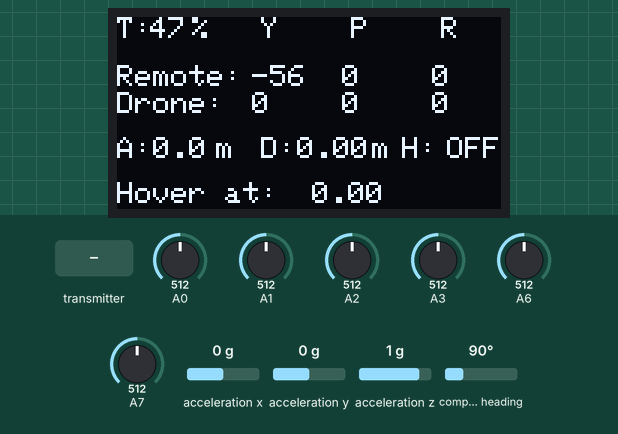
A sketch run on a simulated Arduino Nano, built with avr-gcc and run on an emulated ATmega328P. Shown: 128×64 one-colour display. The inputs (shaded band) are chosen by the test bench; at power-on: acceleration x 0 g, A0 = 512, A1 = 512, A2 = 512, A3 = 512, A6 = 512, A7 = 512, acceleration y 0 g, acceleration z 1 g, compass heading 90°. No radio packets arrive unless stated; what the sketch prints to the serial monitor is not drawn.

Above: at 1.77 s.
1.8 s: acceleration x set to -1.4 g
At 1.9 s:
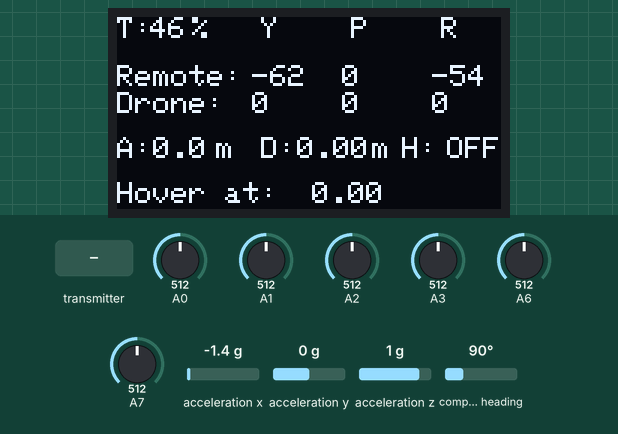
3.3 s: A0 set to 716
At 3.36 s:
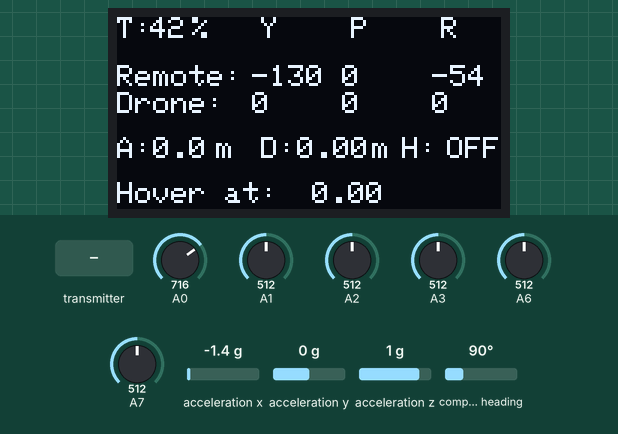
4.8 s: the transmitter starts sending distance_from_ground = 50
At 4.87 s:
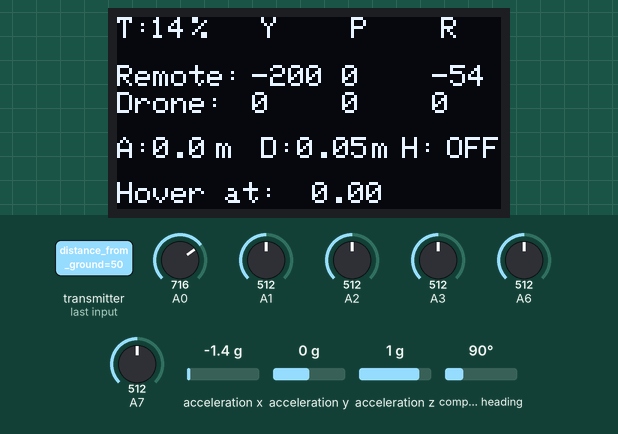
6.3 s: A1 set to 716
At 6.38 s:
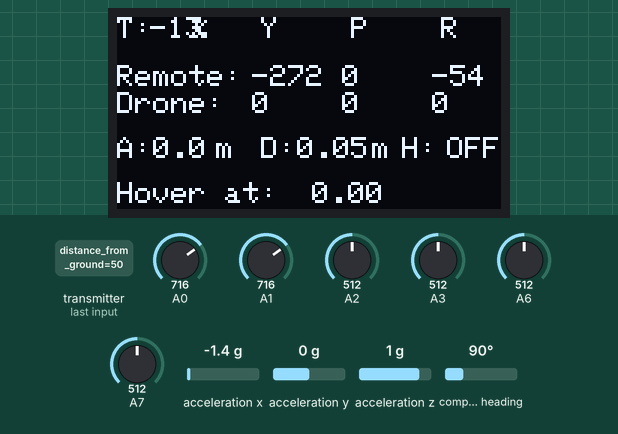
7.8 s: A2 set to 716
At 7.89 s:
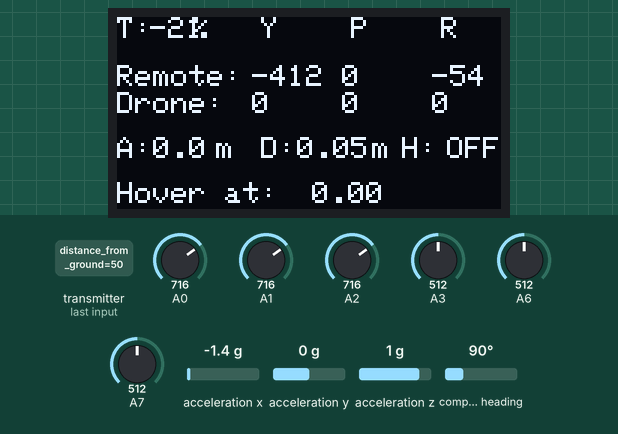
9.3 s: the transmitter starts sending droneyaw = 25
At 9.36 s:
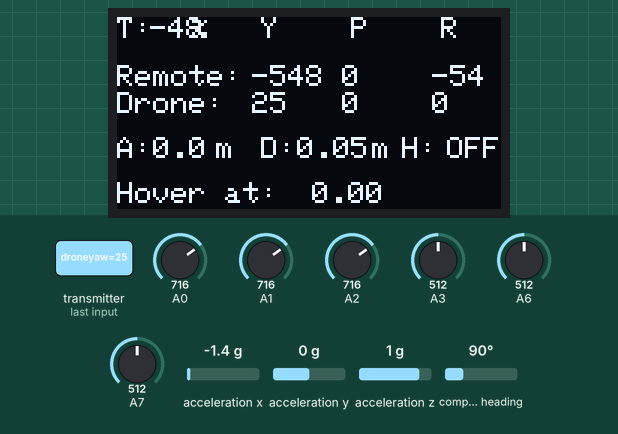

The sketch:

Remote_Controller.ino
```cpp
#include <SPI.h>
#include <nRF24L01.h>
#include <RF24.h>
#include <Wire.h>
#include <Adafruit_Sensor.h>
#include <Adafruit_BNO055.h>
#include <utility/imumaths.h>
#include <Adafruit_GFX.h>
#include <Adafruit_SSD1306.h>

#define SCREEN_WIDTH 128 // OLED display width, in pixels
#define SCREEN_HEIGHT 64 // OLED display height, in pixels
#define OLED_RESET     -1 // Reset pin # (or -1 if sharing Arduino reset pin)
#define SCREEN_ADDRESS 0x3C
Adafruit_SSD1306 display(SCREEN_WIDTH, SCREEN_HEIGHT, &Wire, OLED_RESET);
RF24 radio(7, 8); // CE, CSN
Adafruit_BNO055 bno = Adafruit_BNO055(55, 0x28);
const byte address[6] = "00001";
const byte address2[6] = "00011";
// Max size of this struct is 32 bytes - NRF24L01 buffer limit
struct Data_Package {
  float yaw = 0;
  float roll = 0;
  float pitch = 0;
  float throttle = 0;
  boolean button1 = false;
  boolean button2 = false;
  boolean button3 = false;
};

struct Data_Package2 {
  float droneyaw;
  float dronepitch;
  float droneroll;
  float Altitude;
  float distance_from_ground;
  float hover_distance_from_ground;
};
Data_Package2 data2; //Create a variable with the above structure

float yaw;
float syaw = 0;
float tempx,x,y,z=0;
double test;
Data_Package data; // Create a variable with the above structure
int pb = 0;
int pbprev = 0;
int AltOn = 0;
float check;
float altadj;
int count=0;
int c = 0;
float stickroll;
float stickpitch;
float stickyaw;
float stickthrottle;
float throttle;
float pitch;
float roll;
float potenthrottle;
float b1,b2,b3,prevb1,prevb2,prevb3;
boolean button1,button2,button3;

void setup() {
  Serial.begin(115200);
  radio.begin();
  bno.begin();

  bno.setExtCrystalUse(true);
  display.begin(SSD1306_SWITCHCAPVCC, SCREEN_ADDRESS);
  display.clearDisplay();
  display.setTextSize(1);
  display.setTextColor(WHITE);
  display.setCursor(25,28);
  display.println("Initializing!");
  display.display();
  delay(500);
  display.clearDisplay();
  pinMode(A0,INPUT);
  pinMode(A1,INPUT);
  pinMode(A2,INPUT);
  pinMode(A3,INPUT);
  pinMode(A6,INPUT);
  pinMode(A7,INPUT);
}

void loop() {
   //Send the whole data from the structure to the receiver

  sensors_event_t event;
  bno.getEvent(&event);
  tempx = event.orientation.x;
  pitch = 0-event.orientation.z; // pitch
  roll = event.orientation.y; // roll
  x = map(tempx,0,360,-180,180); // yaw


  stickyaw += 2*(map(analogRead(A1),0,1023,5,-5)-1);
  stickthrottle += map(analogRead(A0),0,1023,20,-20)-1;
  potenthrottle = map(analogRead(A2),0,1023,1000,2000);
  throttle = stickthrottle + potenthrottle;
  if(potenthrottle == 1000) stickthrottle = 0;
  prevb1 = b1;
  prevb2 = b2;
  prevb3 = b3;
  b1 = analogRead(A3);
  b2 = analogRead(A6);
  b3 = analogRead(A7);

  if(button1 == false && prevb1 != 0 && b1 == 0){
    button1 = true;
  }else if(button1 == true && prevb1 != 0 && b1 == 0){
    button1 = false;
  }

  if(button2 == false && prevb2 != 0 && b2 == 0){
    button2 = true;
  }else if(button2 == true && prevb2 != 0 && b2 == 0){
    button2 = false;
  }

  if(button3 == false && prevb3 != 0 && b3 == 0 && b2 != 0){
    button3 = true;
  }else if(button3 == true && prevb3 != 0 && b3 == 0 && b2 != 0){
    button3 = false;
  }
  data.button1 = button1;
  data.button2 = button2;
  data.button3 = button3;
Serial.print(button1);
Serial.print(" ");
Serial.print(button2);
Serial.print(" ");
Serial.println(data2.distance_from_ground);


data.roll = roll;
data.pitch = pitch;
data.throttle = throttle + stickthrottle;
data.yaw = stickyaw;


//data.altadj = altadj;


  radio.openWritingPipe(address);
  radio.setPALevel(RF24_PA_MAX);
  radio.stopListening();
  radio.write(&data, sizeof(Data_Package));
  radio.openReadingPipe(0, address2);
  radio.setPALevel(RF24_PA_MAX);
  radio.startListening();
  if (radio.available() ) {
  radio.read(&data2, sizeof(Data_Package2)); // Read the whole data and store it into the 'data' structure
  }


  display.clearDisplay();
  display.setTextSize(1);
  display.setTextColor(WHITE);
  display.setCursor(0,0);
  display.println("        Y    P    R ");
  display.setCursor(0,16);
  display.println("Remote:");
  display.setCursor(45,16);
  display.println(stickyaw,0);
  display.setCursor(75,16);
  display.println(pitch,0);
  display.setCursor(105,16);
  display.println(roll,0);
  display.setCursor(0,25);
  display.println("Drone:");
  display.setCursor(45,25);
  display.println(data2.droneyaw,0);
  display.setCursor(75,25);
  display.println(data2.dronepitch,0);
  display.setCursor(105,25);
  display.println(data2.droneroll,0);
  display.setCursor(0,0);
  display.println("T:");
  display.setCursor(11,0);
  display.println((map(throttle,1000,2000,0,100)));
  display.setCursor(25,0);
  display.println("%");
  //display Altitude//
  display.setCursor(0,40);
  display.println("A:");
  display.setCursor(12,40);
  display.println(data2.Altitude,1);
  if(data2.Altitude>10 || data2.Altitude<0) display.setCursor(38,40);
  else display.setCursor(33,40);
  display.println("m");
  //display distance//
  display.setCursor(48,40);
  display.println("D:");
  display.setCursor(60,40);
  display.println(data2.distance_from_ground/1000,2);
  display.setCursor(85,40);
  display.println("m");
  //display hovermode//
  display.setCursor(95,40);
  display.println("H:");
  display.setCursor(110,40);
  if(data.button1 == 0) display.println("OFF");
  else display.println("ON");


  display.setCursor(0,55);
  display.println("Hover at:");
  display.setCursor(65,55);
  display.println(data2.hover_distance_from_ground,2);


  display.display();

};
```
